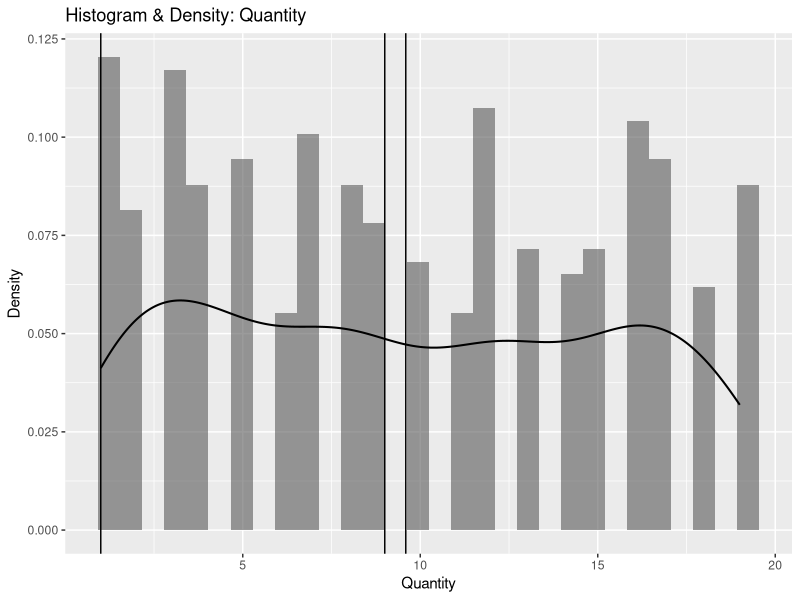
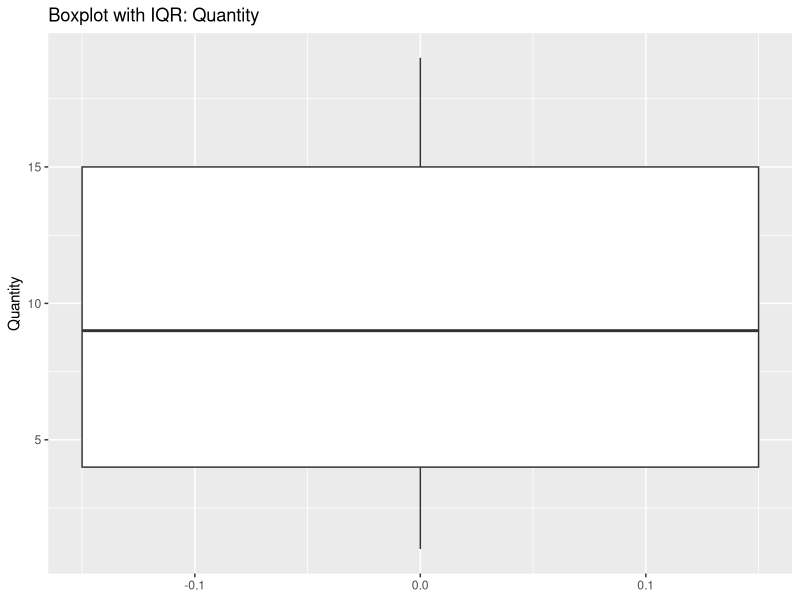
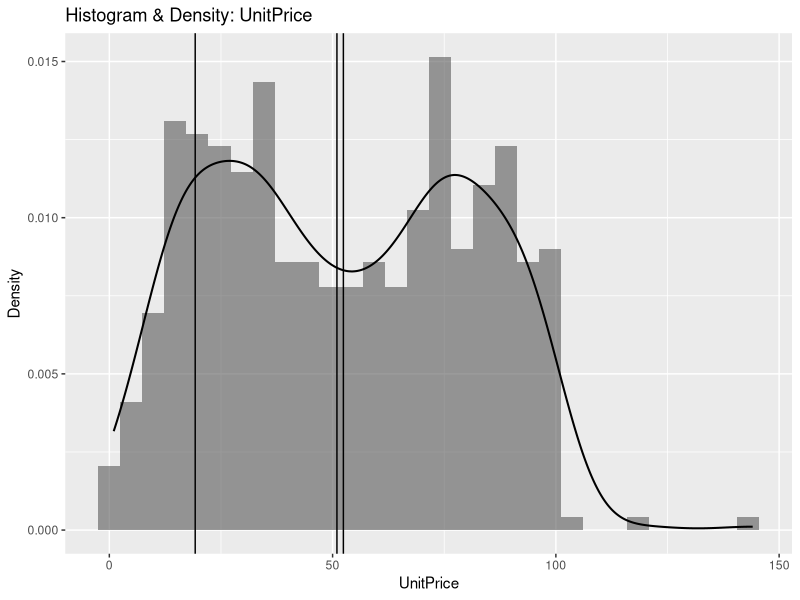
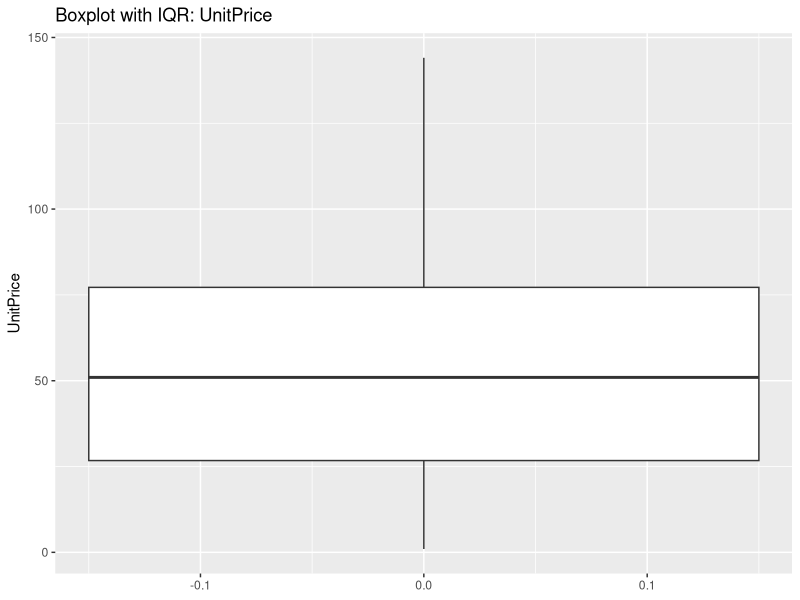
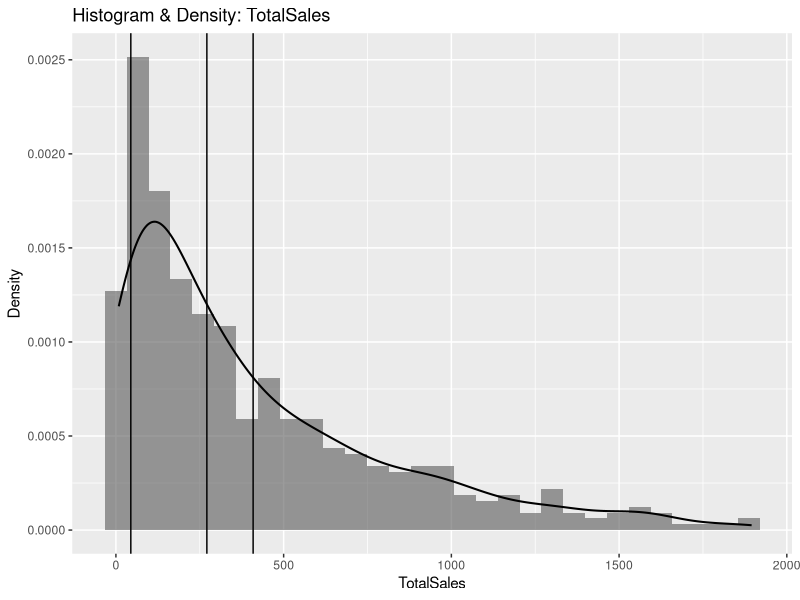
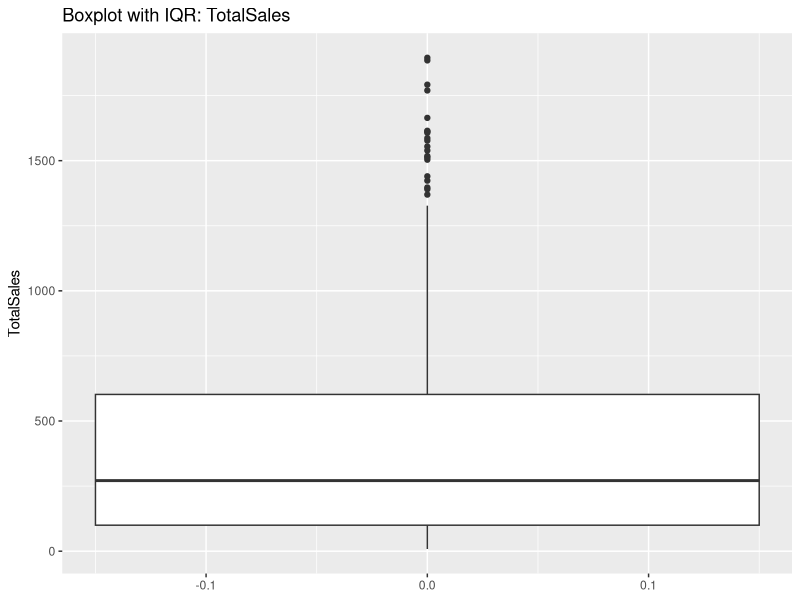
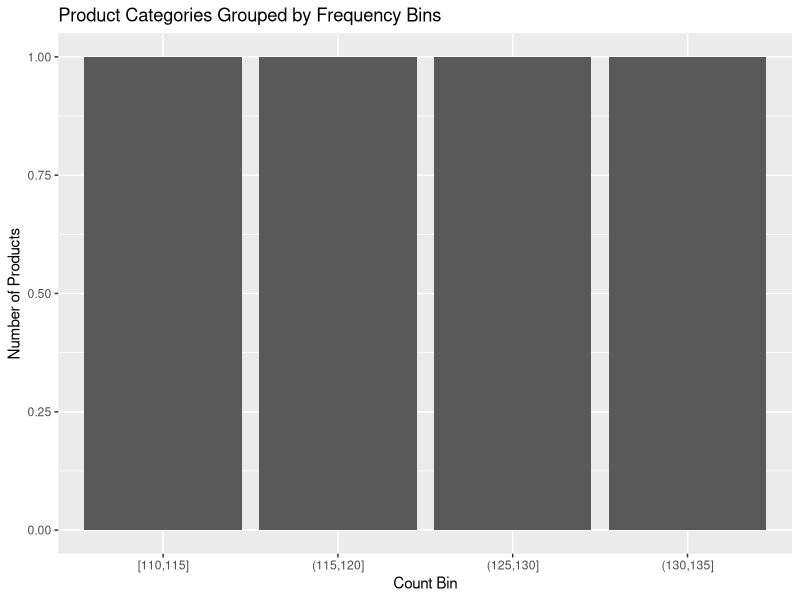

The R script that drew these images, in order:
## ---- chunk 1
# Load necessary libraries
library(tidyverse)
library(knitr)

# Read in the dataset
df <- read.csv("sales_data_sample.csv", stringsAsFactors = FALSE)

# Identify numeric columns excluding 'OrderID'
numeric_cols <- df %>%
    select(where(is.numeric)) %>%
    select(-any_of(c("OrderID"))) %>%
    names()

# Calculate mode
mode_value <- function(x) {
    # calculate the mode
    ux <- unique(x)
    ux[which.max(tabulate(match(x, ux)))]
}

# calculate the skewness manually
skewness_manual <- function(x) {
    x <- x[is.finite(x)]
    n <- length(x)
    m <- mean(x)
    s <- sd(x)
    if (n < 3 || s == 0) {
        return(NA_real_)
    }
    m3 <- mean((x - m)^3)
    (sqrt(n * (n - 1)) / (n - 2)) * (m3 / (s^3))
}

# calculate the kurtosis manually
kurtosis_excess_manual <- function(x) {
    x <- x[is.finite(x)]
    n <- length(x)
    m <- mean(x)
    s2 <- var(x)
    if (n < 4 || s2 == 0) {
        return(NA_real_)
    }
    m4 <- mean((x - m)^4)
    g2 <- m4 / (s2^2) - 3
    adj <- ((n - 1) / ((n - 2) * (n - 3))) * ((n + 1) * g2 + 6)
    adj
}

# Create a summary data frame
data.frame(
    Column = numeric_cols,
    Class = sapply(df[numeric_cols], class),
    NonMissing = sapply(df[numeric_cols], function(x) sum(is.finite(x))),
    Missing = sapply(df[numeric_cols], function(x) sum(!is.finite(x)))
) %>%
    kable(caption = "Numeric Attributes Overview")

# Define specific descriptions for each column
descriptions <- list(
    Quantity = list(
        central_tendency = "The central tendency for this column is quite middled which means it is a fairly even spread",
        dispersion = "The dispersion indicates an even spread in order sizes",
        iqr = "IQR for Quantity is also indicative of an even spread. typical orders are spread out."
    ),
    UnitPrice = list(
        central_tendency = "the mean/median/mode are relatively close for most of the data here. the distribution is bimodal which indicates two distinct groups of products at two price tiers.",
        dispersion = "The range is large, and the stdev/variance indicate the spread across the two clusters of data",
        iqr = "IQR for unitprice indicates most products fall into the moderate price band between about 25-75."
    ),
    TotalSales = list(
        central_tendency = "This data is heavily right-skewed, meaning most sales totals are small.",
        dispersion = "The dispersion values are large because of the large range/variance.",
        iqr = "IQR here shows that the middle 50% of sales totals fall toward the beginning of the distribution (where the middle 50% of values are located)."
    )
)

# Loop through each numeric column to compute statistics and generate plots
for (col in numeric_cols) {
    # Extract the column and remove NA values
    x <- df[[col]]
    x <- x[is.finite(x)]

    # Compute basic statistics
    mu <- mean(x)
    med <- median(x)
    mo <- tryCatch(mode_value(x), error = function(e) NA)
    sdev <- sd(x)
    varx <- var(x)
    rng <- diff(range(x))
    q1 <- quantile(x, 0.25, names = FALSE, type = 7)
    q3 <- quantile(x, 0.75, names = FALSE, type = 7)
    iqrV <- IQR(x, type = 7)
    skew <- skewness_manual(x)
    kurt <- kurtosis_excess_manual(x)

    # Output the results
    cat("\n\n")
    cat("##", col, "\n")
    cat("\nThe histogram/density below shows the overall distribution.\n\n")

    # Compute summary statistics
    stats_tbl <- data.frame(
        Statistic = c("Mean", "Median", "Mode", "Std. Dev.", "Variance", "Range", "Q1", "Q3", "IQR", "Skewness", "Excess Kurtosis"),
        Value = c(mu, med, mo, sdev, varx, rng, q1, q3, iqrV, skew, kurt)
    )
    print(kable(stats_tbl, caption = paste0("Summary Statistics for ", col)))

    cat("\nCentral Tendency:", descriptions[[col]]$central_tendency, "\n\n")
    cat("Dispersion:", descriptions[[col]]$dispersion, "\n\n")
    cat("IQR:", descriptions[[col]]$iqr, "\n\n")

    # Generate plots
    suppressWarnings({
        p_hist <- ggplot(data.frame(x = x), aes(x = x)) +
            geom_histogram(aes(y = after_stat(density)), bins = 30, alpha = 0.6) +
            geom_density(linewidth = 0.7) +
            geom_vline(xintercept = mu) +
            geom_vline(xintercept = med) +
            {
                if (!is.na(mo)) geom_vline(xintercept = mo) else NULL
            } +
            labs(title = paste("Histogram & Density:", col), x = col, y = "Density")
        print(p_hist)
    })

    # Generate boxplot
    p_box <- ggplot(data.frame(x = x), aes(y = x)) +
        geom_boxplot(width = 0.3) +
        labs(title = paste("Boxplot with IQR:", col), y = col, x = NULL)
    print(p_box)
}

# Compute statistical moments
moments_tbl <- lapply(numeric_cols, function(col) {
    x <- df[[col]]
    x <- x[is.finite(x)]
    mu <- mean(x)
    varx <- var(x)
    skew <- skewness_manual(x)
    kurt <- kurtosis_excess_manual(x)
    data.frame(
        Column = col,
        Mean = mu,
        Variance = varx,
        Skewness = skew,
        ExcessKurtosis = kurt
    )
}) %>% bind_rows()

# Display the table
kable(moments_tbl, caption = "Statistical Moments by Numeric Attribute")

# Analyze product counts
if ("Product" %in% names(df)) {
    prod_counts <- df %>% count(Product, name = "Count")

    # Bin the product counts
    breaks <- pretty(range(prod_counts$Count), n = 4)
    if (length(unique(breaks)) < 3) {
        breaks <- seq(min(prod_counts$Count), max(prod_counts$Count), length.out = 4)
    }
    prod_counts$CountBin <- cut(prod_counts$Count, breaks = breaks, include.lowest = TRUE, right = TRUE)

    # Create a binned table
    binned_tbl <- prod_counts %>%
        group_by(CountBin) %>%
        summarise(Categories = n(), TotalObservations = sum(Count), .groups = "drop")

    # Display the table
    print(kable(binned_tbl, caption = "Binned Category Frequencies (Product)"))

    # Generate plots
    p_bar <- ggplot(prod_counts, aes(x = CountBin)) +
        geom_bar() +
        labs(title = "Product Categories Grouped by Frequency Bins", x = "Count Bin", y = "Number of Products")
    print(p_bar)
}
